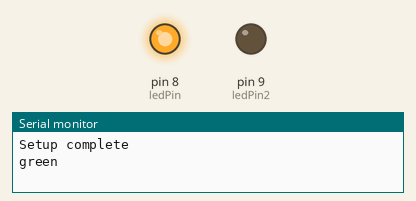
The sketch below on a simulated Arduino Uno, built with avr-gcc and run on an emulated ATmega328P. Shown: output pins drawn as LEDs (lit = HIGH), the last lines printed to the serial monitor.

Above: at 0.5 s.
At 1.5 s:
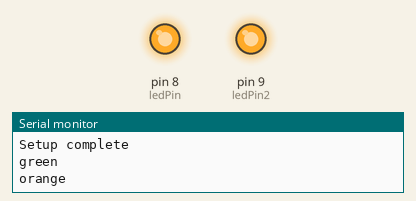
At 3.0 s:
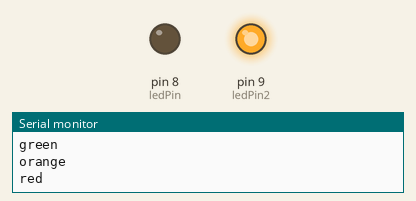
Timing chart, 0 to 5.2 s (numbered marks = the images above):
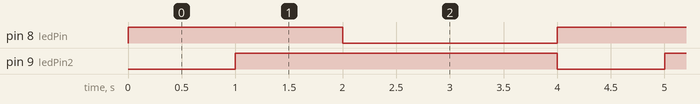

The sketch:

traffic_light.ino
```cpp
int ledPin = 8;
int ledPin2 = 9;
int switchPin = 10;
void setup() {
  pinMode(ledPin, OUTPUT);
  pinMode(switchPin, INPUT);
  pinMode(ledPin2, OUTPUT);
  Serial.begin(9600);
  Serial.println("Setup complete");
}

void loop() {
    digitalWrite(ledPin2, LOW);
    digitalWrite(ledPin, HIGH);
    Serial.println("green");
    delay(1000);
    digitalWrite(ledPin2, HIGH);
    Serial.println("orange");
    delay(1000);
    digitalWrite(ledPin, LOW);
    Serial.println("red");
    delay(1000);
    digitalWrite(ledPin2, HIGH);
    Serial.println("orange");
    delay(1000);
}
```

Measured:
- by itself, pin 8 (ledPin): alternates HIGH for 2.0 s and LOW for 2.0 s
- by itself, pin 9 (ledPin2): alternates HIGH for 3.0 s and LOW for 1.0 s
- by itself, everything shown: repeats every 4.0 s, in 3 steps
